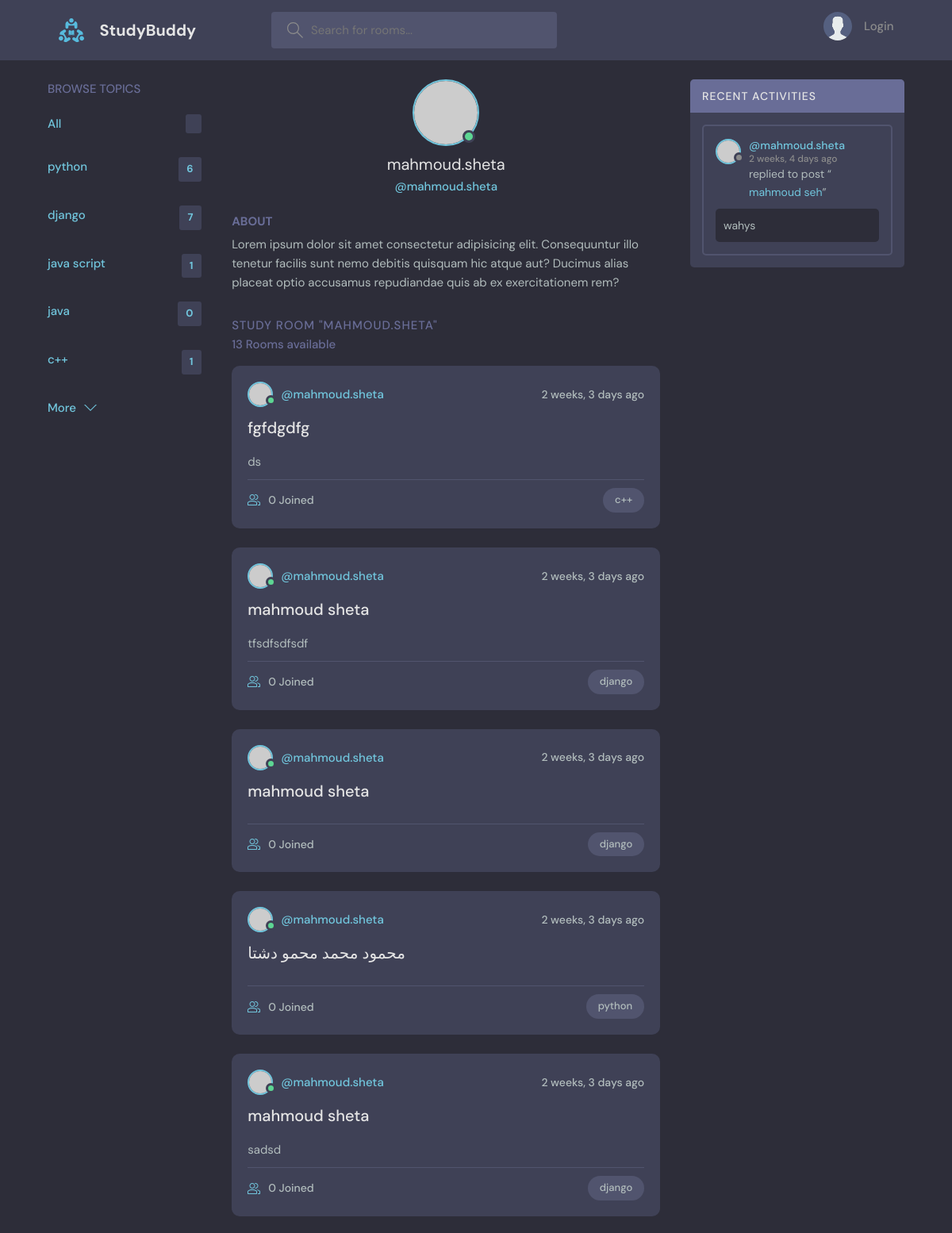
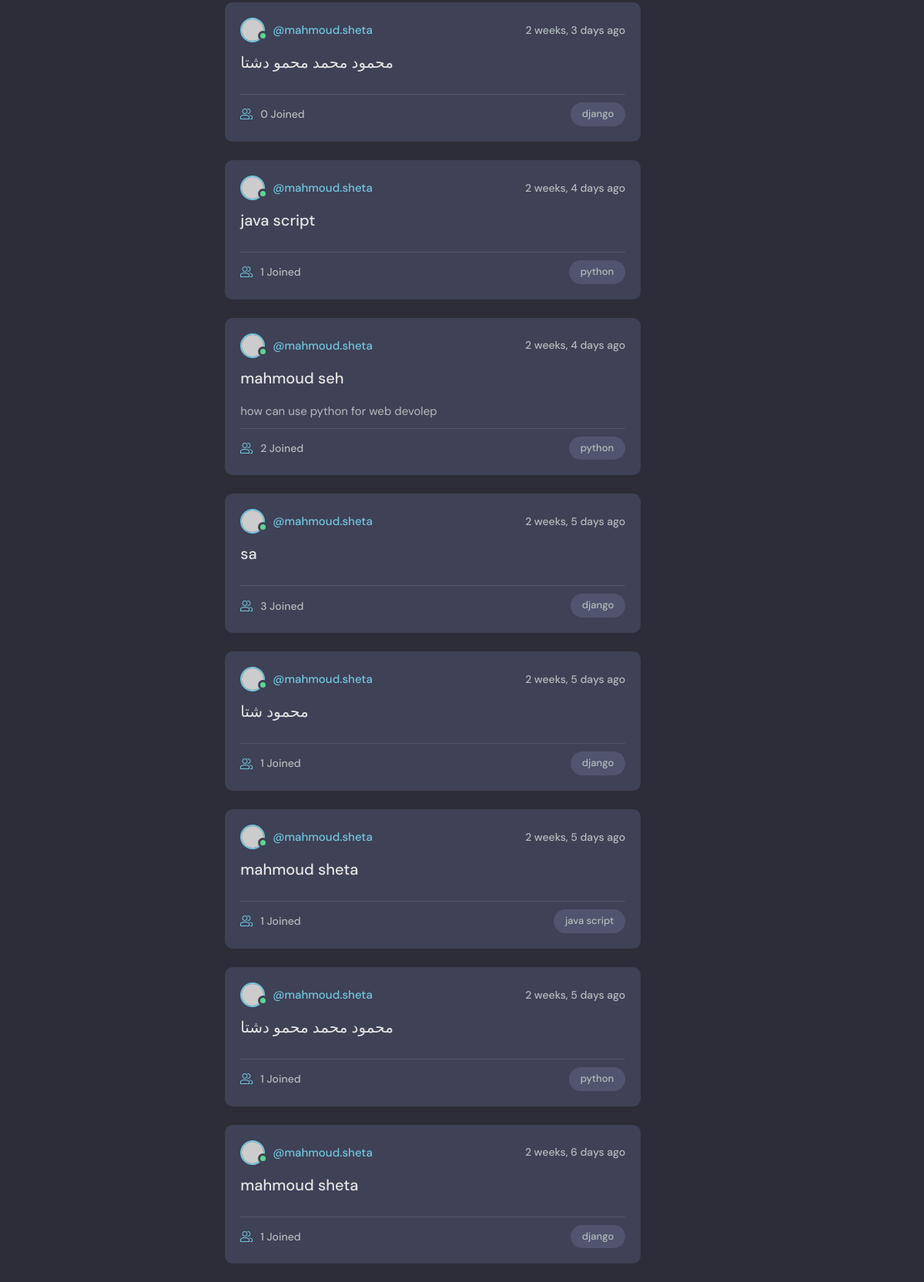
Page /profile/1/ on the committed database (2 pictures, top to bottom).
### base/models.py (models this page shows, shortened)
class Topic(models.Model):
    name = models.CharField(max_length=200)
    def __str__(self):
        return self.name

class Room(models.Model):
    host = models.ForeignKey(User,  on_delete=models.SET_NULL, null=True)
    topic = models.ForeignKey(Topic, on_delete=models.SET_NULL, null=True)
    name = models.CharField(max_length=200)
    descriptor = models.TextField(null=True, blank=True)
    participants = models.ManyToManyField(
        User, related_name='participants', blank=True)
    update = models.DateTimeField(auto_now=True)
    created = models.DateTimeField(auto_now_add=True)
    class Meta:
        ordering = ['-update', 'created']
    def __str__(self):
        return self.name

class Message(models.Model):
    user = models.ForeignKey(User, on_delete=models.CASCADE)
    room = models.ForeignKey(Room, on_delete=models.CASCADE)
    body = models.TextField()
    update = models.DateTimeField(auto_now=True)
    created = models.DateTimeField(auto_now_add=True)
    class Meta:
        ordering = ['-update', 'created']

### base/views.py (the view)
# urls.py: path('profile/<int:pk>/', views.profile, name="profile"),
def profile(request, pk):
    user = User.objects.get(id=pk)
    rooms = user.room_set.all()
    count = rooms.count()
    room_messages = user.message_set.all()
    topics = Topic.objects.all()
    context = {'user': user, 'rooms': rooms,
               'room_messages': room_messages, 'topics': topics, 'count': count}
    return render(request, 'base/profil.html', context)

### base/templates/base/profil.html (shortened to what this page needs)
{% extends 'main.html' %} {% block contant %}
<main class="profile-page layout layout--3">
    <div class="container">
        <div class="topics">
            {%include 'base/topics.html' %}
        </div>
        <div class="roomList">
            <div class="profile">
                <div class="profile__avatar">
                    <div class="avatar avatar--large active">
                        <img src="https://randomuser.me/api/portraits/men/11.jpg" />
                    </div>
                </div>
                <div class="profile__info">
                    <h3>{{user.username}}</h3>
                    <p>@{{user.username}}</p>
                </div>
                <div class="profile__about">
                    <h3>About</h3>
                    <p>
                        Lorem ipsum dolor sit amet consectetur adipisicing elit. Consequuntur illo tenetur facilis sunt nemo debitis quisquam hic atque aut? Ducimus alias placeat optio accusamus repudiandae quis ab ex exercitationem rem?
                    </p>
                </div>
            </div>
            <div class="roomList__header">
                <div>
                    <h2>Study Room "{{user.username}}"</h2>
                    <p>{{count}} Rooms available</p>
                </div>
            </div>
            {%include 'base/feed.html' %}
        </div>
        {%include 'base/activity.html' %}
    </div>
</main>
{% endblock contant %}

### templates/main.html (shortened to what this page needs)
<!DOCTYPE html> {%load static %}
<html lang="en">
<head>
    <link rel="stylesheet" href="{% static 'styles/style.css' %}" />
</head>
<body>
    {% include 'nave.html'%}  {% block contant %} {% endblock%}
</body>
</html>

### templates/nave.html (shortened to what this page needs)
{%load static%}
<header class="header header--loggedIn">
    <div class="container">
        <a href="{% url 'home'%}" class="header__logo">
            <img src="{% static 'images/logo.svg' %}" />
            <h1>StudyBuddy</h1>
        </a>
        <form class="header__search" method="GET" action="{% url 'home'%}">
            <label>
        <input name="q" placeholder="Search for rooms..." />
      </label>
        </form>
        <nav class="header__menu">
            {% if request.user.is_authenticated%}
            <div class="header__user">
                <a href="{%url 'profile' user.id %}">
                    <div class="avatar avatar--medium active">
                        <img src="https://randomuser.me/api/portraits/men/37.jpg" />
                    </div>
                    <p>{{request.user.username}}<span>{{request.user.username}}</span></p>
                </a>
                <button class="dropdown-button">
          <svg version="1.1" xmlns="http://www.w3.org/2000/svg" width="32" height="32" viewBox="0 0 32 32">
            <title>chevron-down</title>
            <path d="M16 21l-13-13h-3l16 16 16-16h-3l-13 13z"></path>
          </svg>
        </button>
            </div>
            {%else%}
            <a href="{% url 'login' %}">
                <img src="{% static 'images/avatar.svg'%}" />
                <p>Login</p>
            </a>
            {%endif%}
    </nav>
  </div>
</header>

### base/templates/base/topics.html
<div class="topics__header">
    <h2>Browse Topics</h2>
</div>
<ul class="topics__list">
    <li>
        <a href="{% url 'home'%}" class="active">All <span>{{topic_count}}</span></a>
    </li>
    <li>
        {%for topic in topics %}
        <a href="{% url 'home'%}?q={{topic}}" class="active">{{topic}} <span>{{topic.room_set.all.count}}</span></a> {%endfor %}
    </li>
</ul>
<a class="btn btn--link" href="{% url 'topicpage'%}">
    More
    <svg version="1.1" xmlns="http://www.w3.org/2000/svg" width="32" height="32" viewBox="0 0 32 32">
      <title>chevron-down</title>
      <path d="M16 21l-13-13h-3l16 16 16-16h-3l-13 13z"></path>
    </svg>
  </a>

### base/templates/base/feed.html (shortened to what this page needs)
 {% for room in rooms %}
<div class="roomListRoom">
    <div class="roomListRoom__header">
        <a href="{%url 'profile' room.host.id %}" class="roomListRoom__author">
            <div class="avatar avatar--small active">
                <img src="https://randomuser.me/api/portraits/men/11.jpg" />
            </div>
            <span>@{{room.host.username}}</span>
        </a>
        <div class="roomListRoom__actions">
            <span>{{room.created|timesince}} ago</span>
        </div>
    </div>
    <div class="roomListRoom__content">
        <a href="/room/{{room.id}}">{{room.name}}</a>
        <p>
            {{room.descriptor}}
        </p>
    </div>
    <div class="roomListRoom__meta">
        <a class="roomListRoom__joined" href="{% url 'room' room.id%}">
     {{room.participants.all.count}} Joined
        </a>
        <p class="roomListRoom__topic">{{room.topic.name}}</p>
    </div>
</div>
{% endfor %}

### base/templates/base/activity.html (shortened to what this page needs)
<div class="activities">
    <div class="activities__header">
        <h2>Recent Activities</h2>
    </div>{%for message in room_messages %}
    <div class="activities__box">
        <div class="activities__boxHeader roomListRoom__header">
            <a href="{%url 'profile' message.user.id %}" class="roomListRoom__author">
                <div class="avatar avatar--small">
                    <img src="https://randomuser.me/api/portraits/women/11.jpg" />
                </div>
                <p>
                    @{{message.user}}
                    <span>{{message.created|timesince}} ago</span>
                </p>
            </a>
        </div>
        <div class="activities__boxContent">
            <p>replied to post “<a href="{% url 'room' message.room.id %}">{{message.room}}</a>”</p>
            <div class="activities__boxRoomContent">
                {{message.body}}
            </div>
        </div>
    </div>
    {%endfor%}
</div>

### rows in the picture
Topic: name "python", room_set.all.count "6"
Topic: name "django", room_set.all.count "7"
Topic: name "java script", room_set.all.count "1"
Topic: name "java", room_set.all.count "0"
Topic: name "c++", room_set.all.count "1"
Room: host.username "mahmoud.sheta", created "2 weeks, 3 days", name "fgfdgdfg", descriptor "ds", participants.all.count "0", topic.name "c++"
Room: host.username "mahmoud.sheta", created "2 weeks, 3 days", name "mahmoud sheta", descriptor "tfsdfsdfsdf", participants.all.count "0", topic.name "django"
Room: host.username "mahmoud.sheta", created "2 weeks, 3 days", name "mahmoud sheta", participants.all.count "0", topic.name "django"
Room: host.username "mahmoud.sheta", created "2 weeks, 3 days", name "محمود محمد محمو دشتا", participants.all.count "0", topic.name "python"
Room: host.username "mahmoud.sheta", created "2 weeks, 3 days", name "mahmoud sheta", descriptor "sadsd", participants.all.count "0", topic.name "django"
Room: host.username "mahmoud.sheta", created "2 weeks, 3 days", name "محمود محمد محمو دشتا", participants.all.count "0", topic.name "django"
Room: host.username "mahmoud.sheta", created "2 weeks, 4 days", name "java script", participants.all.count "1", topic.name "python"
Room: host.username "mahmoud.sheta", created "2 weeks, 4 days", name "mahmoud seh", descriptor "how can use python for web devolep", participants.all.count "2", topic.name "python"
Room: host.username "mahmoud.sheta", created "2 weeks, 5 days", name "sa", participants.all.count "3", topic.name "django"
Room: host.username "mahmoud.sheta", created "2 weeks, 5 days", name "محمود شتا", participants.all.count "1", topic.name "django"
Room: host.username "mahmoud.sheta", created "2 weeks, 5 days", name "mahmoud sheta", participants.all.count "1", topic.name "java script"
Room: host.username "mahmoud.sheta", created "2 weeks, 5 days", name "محمود محمد محمو دشتا", participants.all.count "1", topic.name "python"
Room: host.username "mahmoud.sheta", created "2 weeks, 6 days", name "mahmoud sheta", participants.all.count "1", topic.name "django"
Message: user "mahmoud.sheta", created "2 weeks, 4 days", room "mahmoud seh", body "wahys"

### other values in the picture
{{ user.username }} "mahmoud.sheta"
{{ user.username }} "MAHMOUD.SHETA"
{{ count }} "13"
